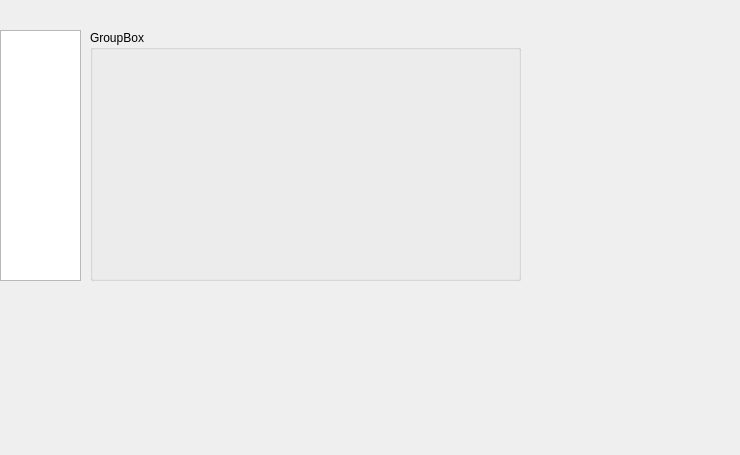
<?xml version="1.0" encoding="UTF-8"?>
<ui version="4.0">
 <class>Monitor</class>
 <widget class="QWidget" name="Monitor">
  <property name="geometry">
   <rect>
    <x>0</x>
    <y>0</y>
    <width>740</width>
    <height>455</height>
   </rect>
  </property>
  <property name="baseSize">
   <size>
    <width>0</width>
    <height>0</height>
   </size>
  </property>
  <property name="windowTitle">
   <string>System Monitoring</string>
  </property>
  <widget class="QListView" name="listView">
   <property name="geometry">
    <rect>
     <x>0</x>
     <y>30</y>
     <width>81</width>
     <height>251</height>
    </rect>
   </property>
  </widget>
  <widget class="QGroupBox" name="groupBox">
   <property name="geometry">
    <rect>
     <x>90</x>
     <y>30</y>
     <width>431</width>
     <height>251</height>
    </rect>
   </property>
   <property name="title">
    <string>GroupBox</string>
   </property>
   <widget class="QWidget" name="gridLayoutWidget">
    <property name="geometry">
     <rect>
      <x>-1</x>
      <y>9</y>
      <width>431</width>
      <height>241</height>
     </rect>
    </property>
    <layout class="QGridLayout" name="gridLayout"/>
   </widget>
  </widget>
 </widget>
 <resources/>
 <connections/>
</ui>
